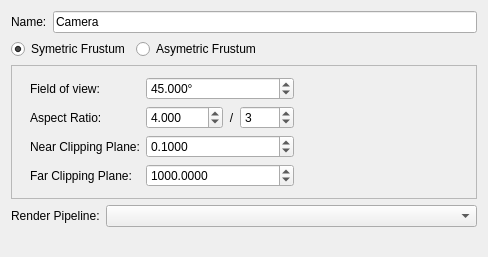
<?xml version="1.0" encoding="UTF-8"?>
<ui version="4.0">
 <class>QCameraNodePage</class>
 <widget class="QWidget" name="QCameraNodePage">
  <property name="geometry">
   <rect>
    <x>0</x>
    <y>0</y>
    <width>484</width>
    <height>257</height>
   </rect>
  </property>
  <property name="windowTitle">
   <string>Form</string>
  </property>
  <layout class="QVBoxLayout">
   <item>
    <layout class="QHBoxLayout">
     <item>
      <widget class="QLabel" name="label">
       <property name="text">
        <string>Name:</string>
       </property>
      </widget>
     </item>
     <item>
      <widget class="QLineEdit" name="m_name">
       <property name="text">
        <string>Camera</string>
       </property>
      </widget>
     </item>
    </layout>
   </item>
   <item>
    <layout class="QHBoxLayout">
     <item>
      <widget class="QRadioButton" name="m_symFrustum">
       <property name="text">
        <string>Symetric Frustum</string>
       </property>
       <property name="checked">
        <bool>true</bool>
       </property>
      </widget>
     </item>
     <item>
      <widget class="QRadioButton" name="m_asymFrustum">
       <property name="text">
        <string>Asymetric Frustum</string>
       </property>
      </widget>
     </item>
     <item>
      <spacer>
       <property name="orientation">
        <enum>Qt::Horizontal</enum>
       </property>
       <property name="sizeHint" stdset="0">
        <size>
         <width>40</width>
         <height>20</height>
        </size>
       </property>
      </spacer>
     </item>
    </layout>
   </item>
   <item>
    <widget class="QFrame" name="frame">
     <property name="frameShape">
      <enum>QFrame::StyledPanel</enum>
     </property>
     <property name="frameShadow">
      <enum>QFrame::Sunken</enum>
     </property>
     <layout class="QVBoxLayout">
      <property name="spacing">
       <number>2</number>
      </property>
      <property name="topMargin">
       <number>2</number>
      </property>
      <property name="rightMargin">
       <number>2</number>
      </property>
      <property name="bottomMargin">
       <number>2</number>
      </property>
      <item>
       <widget class="QStackedWidget" name="m_stackedWidget">
        <property name="currentIndex">
         <number>0</number>
        </property>
        <widget class="QWidget" name="m_symPage">
         <layout class="QGridLayout">
          <item row="0" column="0">
           <widget class="QLabel" name="label_2">
            <property name="text">
             <string>Field of view:</string>
            </property>
           </widget>
          </item>
          <item row="0" column="1">
           <widget class="QDoubleSpinBox" name="m_fov">
            <property name="suffix">
             <string>°</string>
            </property>
            <property name="decimals">
             <number>3</number>
            </property>
            <property name="maximum">
             <double>359.999000000000024</double>
            </property>
            <property name="value">
             <double>45.000000000000000</double>
            </property>
           </widget>
          </item>
          <item row="0" column="2">
           <spacer>
            <property name="orientation">
             <enum>Qt::Horizontal</enum>
            </property>
            <property name="sizeHint" stdset="0">
             <size>
              <width>40</width>
              <height>20</height>
             </size>
            </property>
           </spacer>
          </item>
          <item row="1" column="0">
           <widget class="QLabel" name="label_3">
            <property name="text">
             <string>Aspect Ratio:</string>
            </property>
           </widget>
          </item>
          <item row="1" column="1">
           <layout class="QHBoxLayout">
            <item>
             <widget class="QDoubleSpinBox" name="m_aspQuo">
              <property name="decimals">
               <number>3</number>
              </property>
              <property name="maximum">
               <double>1000.000000000000000</double>
              </property>
              <property name="value">
               <double>4.000000000000000</double>
              </property>
             </widget>
            </item>
            <item>
             <widget class="QLabel" name="label_6">
              <property name="text">
               <string>/</string>
              </property>
              <property name="alignment">
               <set>Qt::AlignCenter</set>
              </property>
             </widget>
            </item>
            <item>
             <widget class="QSpinBox" name="m_aspDiv">
              <property name="minimum">
               <number>1</number>
              </property>
              <property name="maximum">
               <number>1000</number>
              </property>
              <property name="value">
               <number>3</number>
              </property>
             </widget>
            </item>
           </layout>
          </item>
          <item row="1" column="2">
           <spacer>
            <property name="orientation">
             <enum>Qt::Horizontal</enum>
            </property>
            <property name="sizeHint" stdset="0">
             <size>
              <width>40</width>
              <height>20</height>
             </size>
            </property>
           </spacer>
          </item>
          <item row="2" column="0">
           <widget class="QLabel" name="label_4">
            <property name="text">
             <string>Near Clipping Plane:</string>
            </property>
           </widget>
          </item>
          <item row="2" column="1">
           <widget class="QDoubleSpinBox" name="m_symNearClipping">
            <property name="decimals">
             <number>4</number>
            </property>
            <property name="minimum">
             <double>0.000100000000000</double>
            </property>
            <property name="maximum">
             <double>100000.000000000000000</double>
            </property>
            <property name="value">
             <double>0.100000000000000</double>
            </property>
           </widget>
          </item>
          <item row="2" column="2">
           <spacer>
            <property name="orientation">
             <enum>Qt::Horizontal</enum>
            </property>
            <property name="sizeHint" stdset="0">
             <size>
              <width>40</width>
              <height>20</height>
             </size>
            </property>
           </spacer>
          </item>
          <item row="3" column="0">
           <widget class="QLabel" name="label_5">
            <property name="text">
             <string>Far Clipping Plane:</string>
            </property>
           </widget>
          </item>
          <item row="3" column="1">
           <widget class="QDoubleSpinBox" name="m_symFarClipping">
            <property name="decimals">
             <number>4</number>
            </property>
            <property name="minimum">
             <double>0.000100000000000</double>
            </property>
            <property name="maximum">
             <double>1000000.000000000000000</double>
            </property>
            <property name="value">
             <double>1000.000000000000000</double>
            </property>
           </widget>
          </item>
          <item row="3" column="2">
           <spacer>
            <property name="orientation">
             <enum>Qt::Horizontal</enum>
            </property>
            <property name="sizeHint" stdset="0">
             <size>
              <width>40</width>
              <height>20</height>
             </size>
            </property>
           </spacer>
          </item>
         </layout>
        </widget>
        <widget class="QWidget" name="m_asymPage">
         <layout class="QGridLayout">
          <item row="0" column="0">
           <widget class="QLabel" name="label_7">
            <property name="text">
             <string>Left Plane:</string>
            </property>
           </widget>
          </item>
          <item row="0" column="1">
           <widget class="QLineEdit" name="m_leftPlane">
            <property name="text">
             <string>-0.055228457</string>
            </property>
           </widget>
          </item>
          <item row="0" column="2">
           <widget class="QLabel" name="label_8">
            <property name="text">
             <string>Right Plane:</string>
            </property>
           </widget>
          </item>
          <item row="0" column="3">
           <widget class="QLineEdit" name="m_rightPlane">
            <property name="text">
             <string>0.055228457</string>
            </property>
           </widget>
          </item>
          <item row="1" column="0">
           <widget class="QLabel" name="label_10">
            <property name="text">
             <string>Bottom Plane:</string>
            </property>
           </widget>
          </item>
          <item row="1" column="1">
           <widget class="QLineEdit" name="m_bottomPlane">
            <property name="text">
             <string>-0.041421354</string>
            </property>
           </widget>
          </item>
          <item row="1" column="2">
           <widget class="QLabel" name="label_9">
            <property name="text">
             <string>Top Plane:</string>
            </property>
           </widget>
          </item>
          <item row="1" column="3">
           <widget class="QLineEdit" name="m_topPlane">
            <property name="text">
             <string>0.041421354</string>
            </property>
           </widget>
          </item>
          <item row="2" column="0">
           <widget class="QLabel" name="label_11">
            <property name="text">
             <string>Near Clipping Plane:</string>
            </property>
           </widget>
          </item>
          <item row="2" column="1">
           <widget class="QDoubleSpinBox" name="m_asymNearClipping">
            <property name="decimals">
             <number>4</number>
            </property>
            <property name="minimum">
             <double>0.000100000000000</double>
            </property>
            <property name="maximum">
             <double>100000.000000000000000</double>
            </property>
            <property name="value">
             <double>0.100000000000000</double>
            </property>
           </widget>
          </item>
          <item row="2" column="2">
           <widget class="QLabel" name="label_12">
            <property name="text">
             <string>Far Clipping Plane:</string>
            </property>
           </widget>
          </item>
          <item row="2" column="3">
           <widget class="QDoubleSpinBox" name="m_asymFarClipping">
            <property name="decimals">
             <number>4</number>
            </property>
            <property name="minimum">
             <double>0.000100000000000</double>
            </property>
            <property name="maximum">
             <double>100000.000000000000000</double>
            </property>
            <property name="value">
             <double>0.100000000000000</double>
            </property>
           </widget>
          </item>
          <item row="3" column="0" colspan="4">
           <layout class="QHBoxLayout">
            <item>
             <spacer>
              <property name="orientation">
               <enum>Qt::Horizontal</enum>
              </property>
              <property name="sizeHint" stdset="0">
               <size>
                <width>141</width>
                <height>20</height>
               </size>
              </property>
             </spacer>
            </item>
            <item>
             <widget class="QToolButton" name="m_importButton">
              <property name="text">
               <string>Import</string>
              </property>
             </widget>
            </item>
            <item>
             <spacer>
              <property name="orientation">
               <enum>Qt::Horizontal</enum>
              </property>
              <property name="sizeHint" stdset="0">
               <size>
                <width>151</width>
                <height>20</height>
               </size>
              </property>
             </spacer>
            </item>
           </layout>
          </item>
         </layout>
        </widget>
       </widget>
      </item>
     </layout>
    </widget>
   </item>
   <item>
    <layout class="QHBoxLayout">
     <item>
      <widget class="QLabel" name="label_13">
       <property name="sizePolicy">
        <sizepolicy hsizetype="Fixed" vsizetype="Preferred">
         <horstretch>0</horstretch>
         <verstretch>0</verstretch>
        </sizepolicy>
       </property>
       <property name="text">
        <string>Render Pipeline:</string>
       </property>
      </widget>
     </item>
     <item>
      <widget class="PipelineComboBox" name="m_pipeline"/>
     </item>
    </layout>
   </item>
   <item>
    <spacer>
     <property name="orientation">
      <enum>Qt::Vertical</enum>
     </property>
     <property name="sizeHint" stdset="0">
      <size>
       <width>466</width>
       <height>20</height>
      </size>
     </property>
    </spacer>
   </item>
  </layout>
 </widget>
 <customwidgets>
  <customwidget>
   <class>PipelineComboBox</class>
   <extends>QComboBox</extends>
   <header>PipelineComboBox.h</header>
  </customwidget>
 </customwidgets>
 <resources/>
 <connections/>
</ui>
